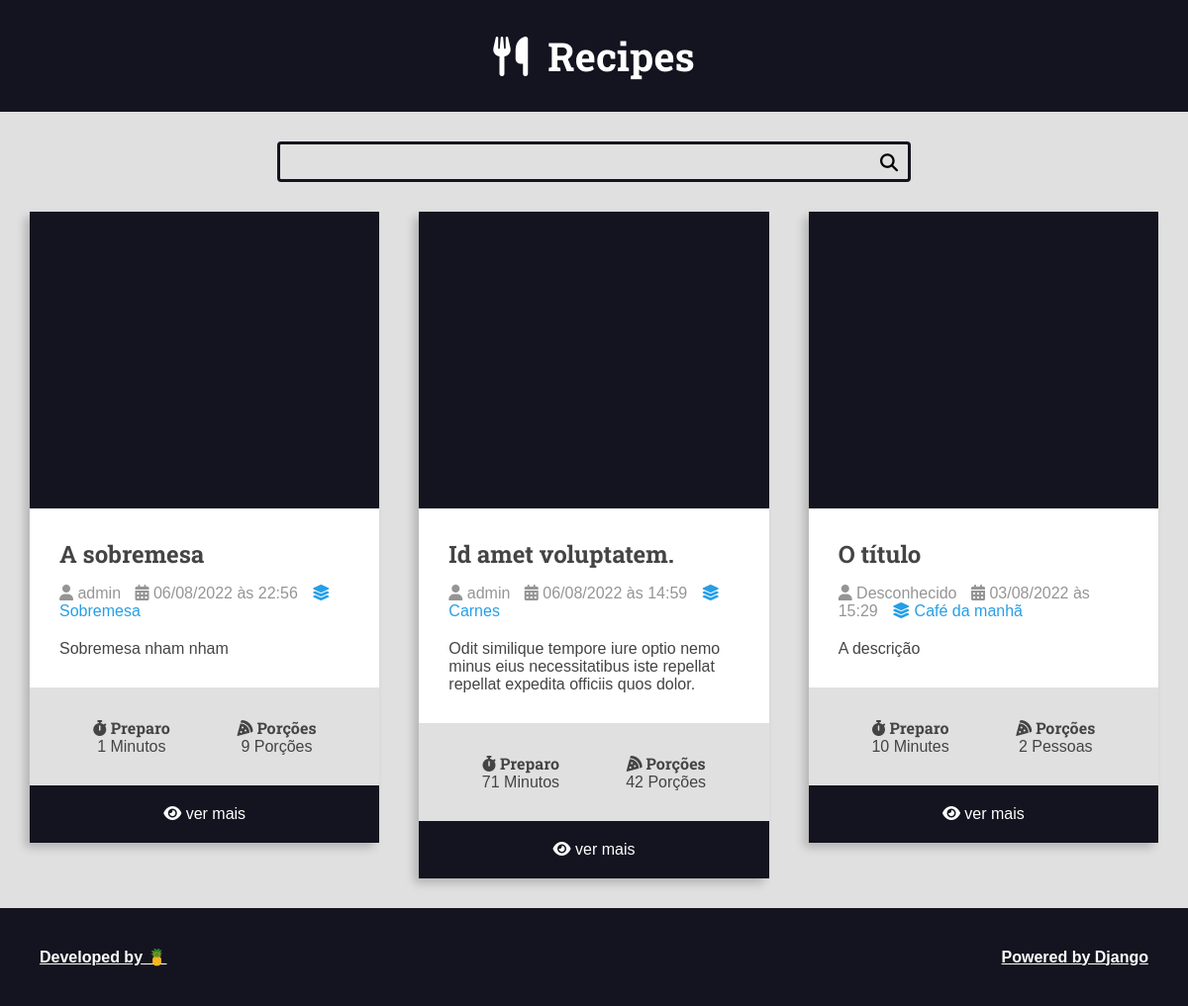
The app's page /, older data.
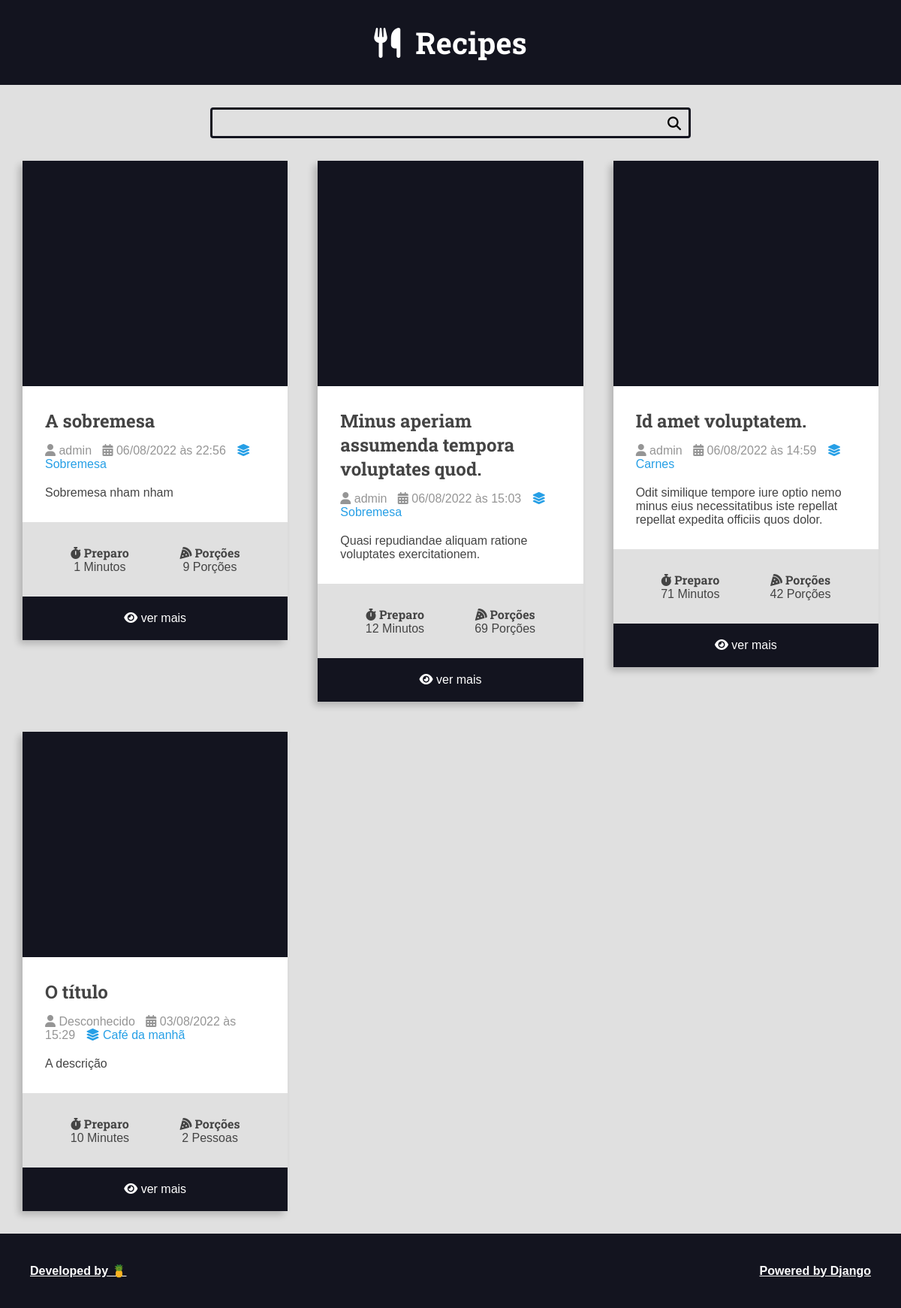
The same page, newer data.
### recipes/models.py (models this page shows, shortened)
class Recipe(models.Model):
    title = models.CharField(max_length=65)
    description = models.CharField(max_length=165)
    slug = models.SlugField()
    preparation_time = models.IntegerField()
    preparation_time_unit = models.CharField(max_length=65)
    servings = models.IntegerField()
    servings_unit = models.CharField(max_length=65)
    preparation_steps = models.TextField()
    preparation_steps_is_html = models.BooleanField(default=False)
    created_at = models.DateTimeField(auto_now_add=True)
    updated_at = models.DateTimeField(auto_now=True)
    is_published = models.BooleanField(default=False)
    cover = models.ImageField(upload_to='recipes/covers/%Y/%m/%d/')
    category = models.ForeignKey(
        Category,
        on_delete=models.SET_NULL,
        null=True,
        blank=True,
        default=None
    )
    author = models.ForeignKey(
        User,
        on_delete=models.SET_NULL,
        null=True,
        blank=True,
        default=None
    )

class Category(models.Model):
    name = models.CharField(max_length=65)

### recipes/views.py (the view)
# urls.py: 2. Add a URL to urlpatterns:  path('', views.home, name='home')
def home(request):
    recipes = Recipe.objects.filter(is_published=True).order_by('-id')
    return render(request, 'recipes/pages/home.html', context={
        'recipes': recipes
    })

### recipes/templates/recipes/pages/home.html (shortened to what this page needs)
{% extends 'global/base.html' %}
    {% block content %}
        <div class="main-content main-content-list container">
            {% for recipe in recipes %}
                {% include 'recipes/partials/recipe.html' %}
            {% empty %}
                <h1 style="text-align: center;">No recipes found here 😖.</h1>
            {% endfor %}
        </div>
    {% endblock %}

### recipes/templates/recipes/partials/recipe.html (shortened to what this page needs)
<div class="recipe recipe-list-item">
    <div class="recipe-cover">
    </div>
    <div class="recipe-title-container">
        <h2 class="recipe-title">
            <a href="{% url 'recipes:recipe' recipe.id %}">
                {{recipe.title}}
            </a>
        </h2>
    </div>
    <div class="recipe-author">
        <span class="recipe-author-item">
            <i class="fas fa-user"></i>
            {% if recipe.author is not None %}
                {% if recipe.author.first_name %}
                    {{recipe.author.first_name}} {{recipe.author.last_name}}
                {% else %}
                    {{recipe.author.username}}
                {% endif %}
            {% else %}
                Desconhecido
            {% endif %}
        </span>
        <span class="recipe-author-item">
            <i class="fas fa-calendar-alt"></i>
            {{recipe.created_at|date:"d/m/Y à\s H:i"}}
        </span>
        {% if recipe.category is not None %}
            <span class="recipe-author-item">
                <a href="{% url 'recipes:category' recipe.category.id %}">
                    <i class="fas fa-layer-group"></i>
                    <span>{{recipe.category.name}}</span>
                </a>
            </span>
        {% endif %}
    </div>
    <div class="recipe-content">
        <p>
            {{recipe.description}}
        </p>
    </div>
    <div class="recipe-description-container">
        <div class="recipe-description recipe-preparation">
            <h3 class="recipe-description-title">
                <i class="fas fa-stopwatch"></i>
                Preparo
            </h3>
            <div class="recipe-description-text">
                {{recipe.preparation_time}} {{recipe.preparation_time_unit}}
            </div>
        </div>
        <div class="recipe-description recipe-servings">
            <h3 class="recipe-description-title">
                <i class="fas fa-pizza-slice"></i>
                Porções
            </h3>
            <div class="recipe-description-text">
                {{recipe.servings}} {{recipe.servings_unit}}
            </div>
        </div>
    </div>
    {% if is_detail_page is not True %}
        <footer class="recipe-footer">
            <a href="{% url 'recipes:recipe' recipe.id %}" class="recipe-read-more button button-dark button-full-width">
                <i class="fas fa-eye"></i>
                <span>ver mais</span>
            </a>
        </footer>
    {% endif %}
</div>

Row changes from the older to the newer data that the page shows:
now on this page (row edited): Recipe: title "Minus aperiam assumenda tempora voluptates quod.", author.username "admin", created_at "06/08/2022 às 15:03", category.name "Sobremesa", description "Quasi repudiandae aliquam ratione voluptates exercitationem.", preparation_time "12", preparation_time_unit "Minutos", servings "69", servings_unit "Porções"
